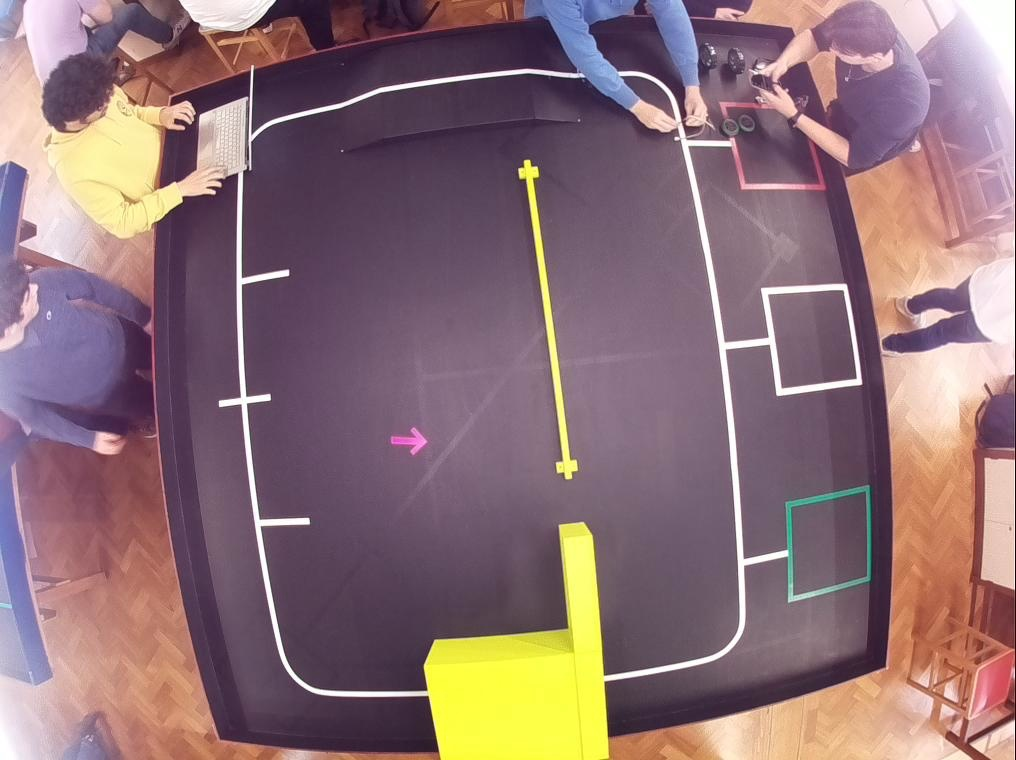
#> input picture 1_pink_arrow.jpg, 1016 x 760 px
$ python object_detection.py   (older library calls are emulated)
#> lines starting #> are read from the running program, lines starting #| are printed output that depends on the picture; after the words box and inside, x2 and y2 are one past the last pixel; in counts of white or black regions, pixels touching at a corner belong together
import cv2
from math import atan2, cos, sin, sqrt, pi
import numpy as np

DIM=(1016, 760)
K= np.array([[567.4130565572482, 0.0, 501.39791714355], [0.0, 567.3325405728447, 412.9039077874256], [0.0, 0.0, 1.0]])
D=np.array([[-0.05470334257497442], [-0.09142371384400942], [0.17966906821072895], [-0.08708720575337928]])

def undistort(img_path):
#> called with img_path = '1_pink_arrow.jpg'
    img = cv2.imread(img_path)
#> img is the input picture: shape (760, 1016, 3); mean B, G, R 117.7, 113, 140.6
    map1, map2 = cv2.fisheye.initUndistortRectifyMap(K, D, np.eye(3), K, DIM, cv2.CV_16SC2)
    undistorted_img = cv2.remap(img, map1, map2, interpolation=cv2.INTER_LINEAR, borderMode=cv2.BORDER_CONSTANT)
    return undistorted_img

def drawAxis(img, p_, q_, color, scale):
  p = list(p_)
  q = list(q_)

  ## [visualization1]
  angle = atan2(p[1] - q[1], p[0] - q[0]) # angle in radians
  hypotenuse = sqrt((p[1] - q[1]) * (p[1] - q[1]) + (p[0] - q[0]) * (p[0] - q[0]))

  # Here we lengthen the arrow by a factor of scale
  q[0] = p[0] - scale * hypotenuse * cos(angle)
  q[1] = p[1] - scale * hypotenuse * sin(angle)
  cv2.line(img, (int(p[0]), int(p[1])), (int(q[0]), int(q[1])), color, 3, cv2.LINE_AA)

  # create the arrow hooks
  p[0] = q[0] + 9 * cos(angle + pi / 4)
  p[1] = q[1] + 9 * sin(angle + pi / 4)
  cv2.line(img, (int(p[0]), int(p[1])), (int(q[0]), int(q[1])), color, 3, cv2.LINE_AA)

  p[0] = q[0] + 9 * cos(angle - pi / 4)
  p[1] = q[1] + 9 * sin(angle - pi / 4)
  cv2.line(img, (int(p[0]), int(p[1])), (int(q[0]), int(q[1])), color, 3, cv2.LINE_AA)
  ## [visualization1]

def getOrientation(pts, img):
  ## [pca]
  # Construct a buffer used by the pca analysis
  sz = len(pts)
  data_pts = np.empty((sz, 2), dtype=np.float64)
  for i in range(data_pts.shape[0]):
    data_pts[i,0] = pts[i,0,0]
    data_pts[i,1] = pts[i,0,1]

  # Perform PCA analysis
  mean = np.empty((0))
  mean, eigenvectors, eigenvalues = cv2.PCACompute2(data_pts, mean)

  # Store the center of the object
  cntr = (int(mean[0,0]), int(mean[0,1]))
  ## [pca]

  ## [visualization]
  # Draw the principal components
  cv2.circle(img, cntr, 3, (255, 0, 255), 2)
  p1 = (cntr[0] + 0.02 * eigenvectors[0,0] * eigenvalues[0,0], cntr[1] + 0.02 * eigenvectors[0,1] * eigenvalues[0,0])
  p2 = (cntr[0] - 0.02 * eigenvectors[1,0] * eigenvalues[1,0], cntr[1] - 0.02 * eigenvectors[1,1] * eigenvalues[1,0])
  drawAxis(img, cntr, p1, (255, 255, 0), 1)
  drawAxis(img, cntr, p2, (0, 0, 255), 5)

  angle = atan2(eigenvectors[0,1], eigenvectors[0,0]) # orientation in radians
  ## [visualization]

  # Label with the rotation angle
  label = "  Rotation Angle: " + str(-int(np.rad2deg(angle)) - 90) + " degrees"
  textbox = cv2.rectangle(img, (cntr[0], cntr[1]-25), (cntr[0] + 250, cntr[1] + 10), (255,255,255), -1)
  cv2.putText(img, label, (cntr[0], cntr[1]), cv2.FONT_HERSHEY_SIMPLEX, 0.5, (0,0,0), 1, cv2.LINE_AA)

  return angle

# Load the image
#img = cv2.imread("framecollection\9_IDP_TEST.jpg")
file_name = "1_pink_arrow.jpg"
#img = cv2.imread("white.jpg")
img = undistort(file_name)
# Was the image there?
if img is None:
  print("Error: File not found")
  exit(0)

cv2.imshow('Input Image', img)

# Convert image to grayscale
gray = cv2.cvtColor(img, cv2.COLOR_BGR2GRAY)
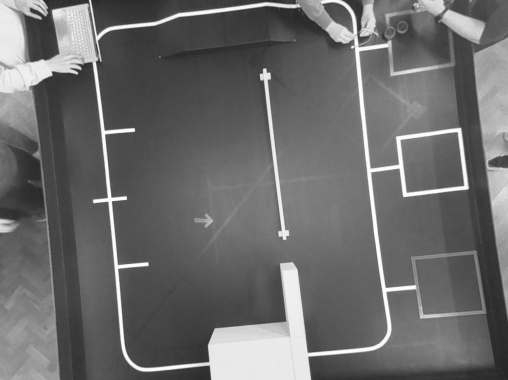
#> gray: shape (760, 1016) (shown at 1/2 size); min 33, max 255, mean 107.3

# Convert image to binary
_, bw = cv2.threshold(gray, 50, 255, cv2.THRESH_BINARY | cv2.THRESH_OTSU)
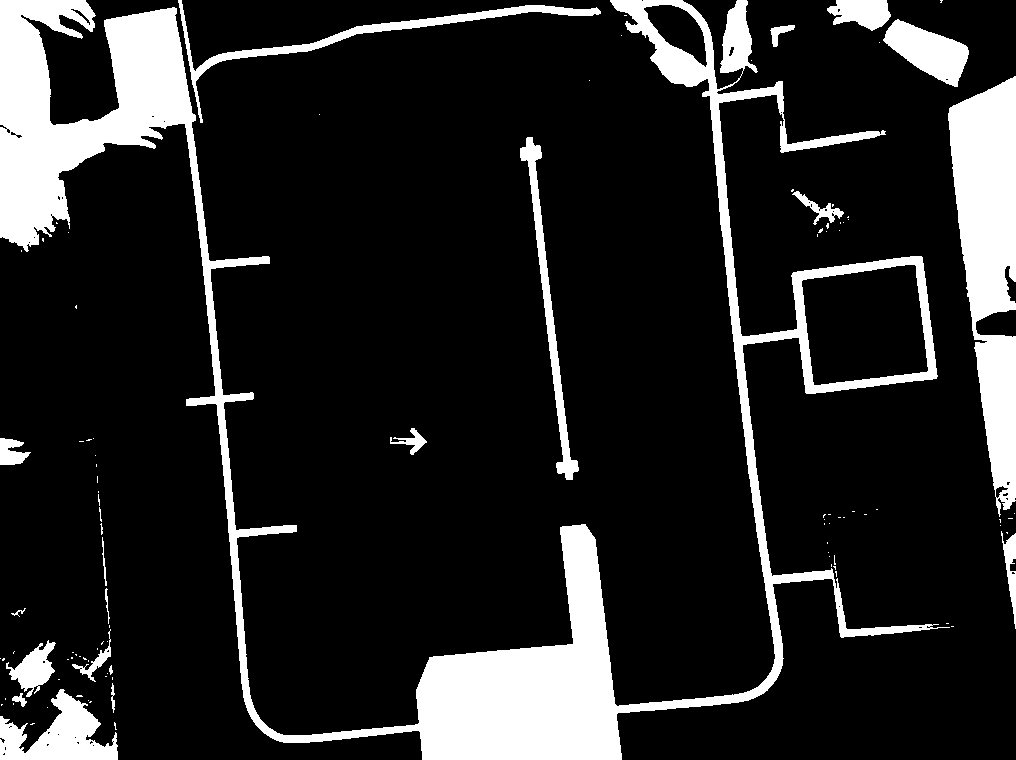
#> bw: shape (760, 1016); 15% white; 104 white regions (83 under 20 px)

# Find all the contours in the thresholded image
contours, _ = cv2.findContours(bw, cv2.RETR_LIST, cv2.CHAIN_APPROX_NONE)
#> contours = 150 contours, 127 with area under 20; largest, box (x1, y1, x2, y2) and area: (0, 0, 950, 760) 88350, (948, 76, 1016, 517) 17710, (801, 264, 929, 386) 12496, (0, 689, 118, 760) 4075, (178, 0, 601, 123) 3092

for i, c in enumerate(contours):

  # Calculate the area of each contour
  area = cv2.contourArea(c)

  # Ignore contours that are too small or too large
  if area < 3: #or 100000 < area:
    continue

  # Draw each contour only for visualisation purposes
  cv2.drawContours(img, contours, i, (0, 0, 255), 2)

  # Find the orientation of each shape
  getOrientation(c, img)
#> this loop made 150 passes
#> (area, sz in getOrientation, mean in getOrientation, eigenvectors in getOrientation, eigenvalues in getOrientation, p1 in getOrientation) on passes 22, 23, 46: (72, 44, [[19.64, 699.1]], [[0.849, 0.528], [-0.528, 0.849]], [18.26, 10.67], (19.31, 699.2)), (4075, 484, [[55.14, 735.3]], [[1, -0.00231], [0.00231, 1]], [1472.3, 411], (84.45, 734.9)), (1192, 228, [[32.07, 669.3]], [[-0.524, 0.852], [0.852, 0.524]], [332.3, 157], (28.52, 674.7))
#> pass 2, in getOrientation (call 2), `textbox = cv2.rectangle(img, (cntr[0], cntr[1]-25), (cntr[0] + 250, cn..`:
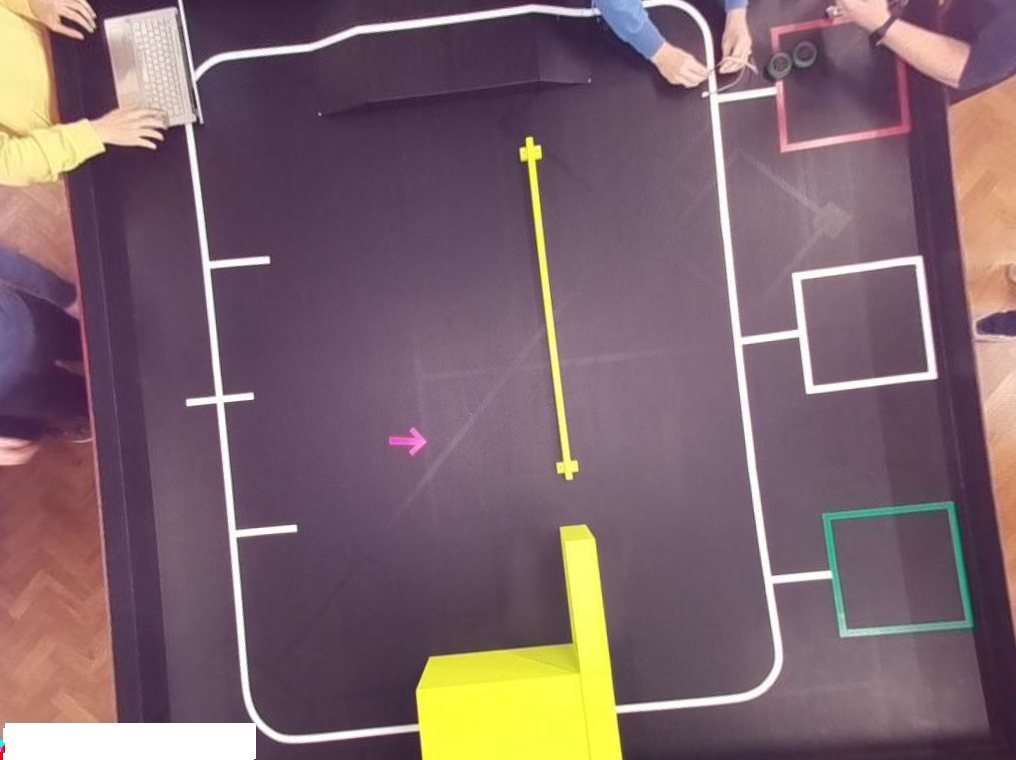
#> textbox: shape (760, 1016, 3); mean B, G, R 108.5, 101.1, 124.9
#> after the loop:
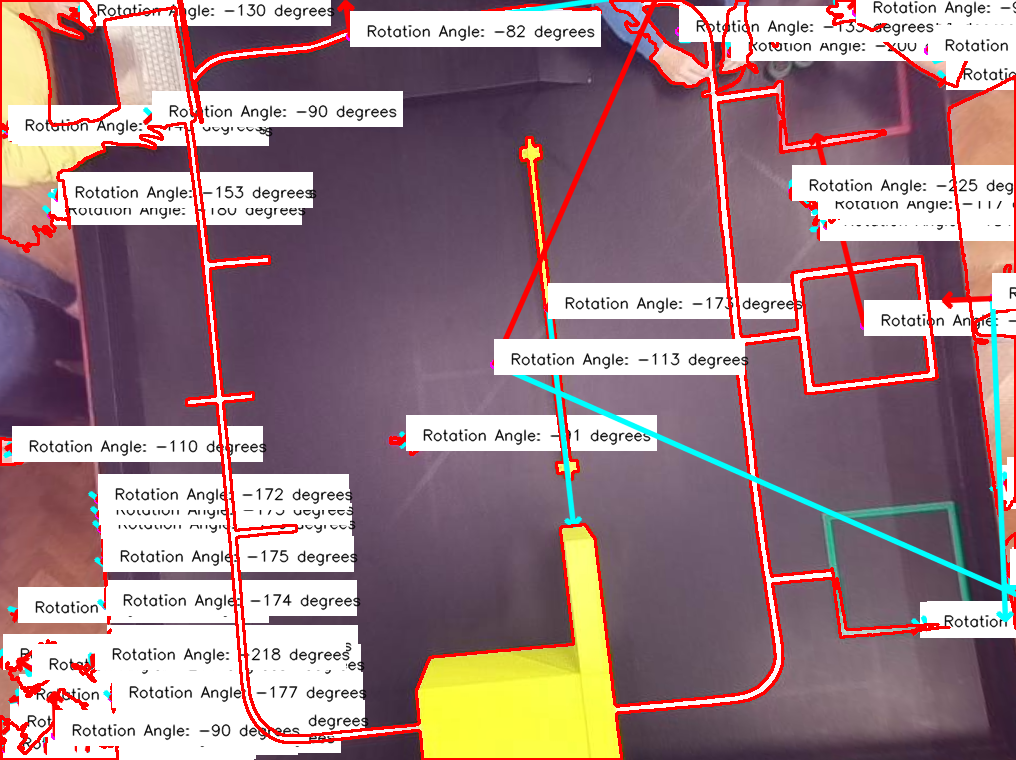
#> img: shape (760, 1016, 3); mean B, G, R 134, 129.5, 156.1

cv2.imshow('Output Image', img)
cv2.waitKey(0)
cv2.destroyAllWindows()

# Save the output image to the current directory
#cv.imwrite("output_img.jpg", img)

$ run again, with 9_IDP_TEST.jpg copied over 1_pink_arrow.jpg
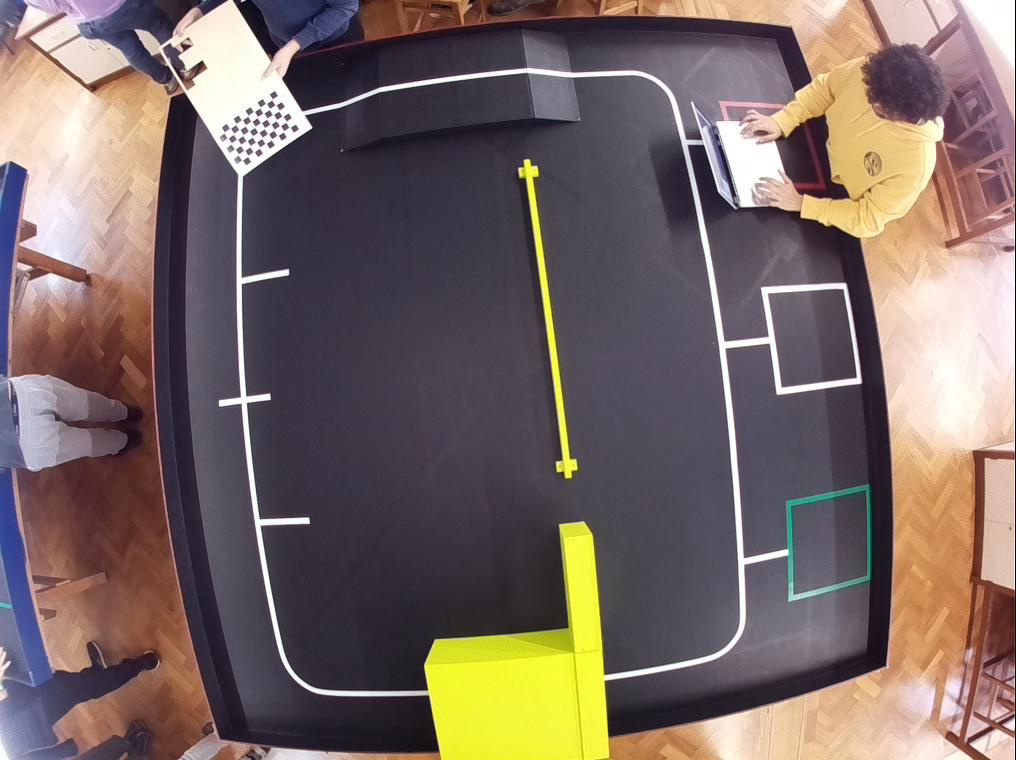
#> input picture 9_IDP_TEST.jpg, 1016 x 760 px
#> in undistort, img is the input picture: shape (760, 1016, 3); mean B, G, R 100.6, 104.9, 120.2
#> `_, bw = cv2.threshold(gray, 50, 255, cv2.THRESH_BINARY | cv2.THRESH_OT..`:
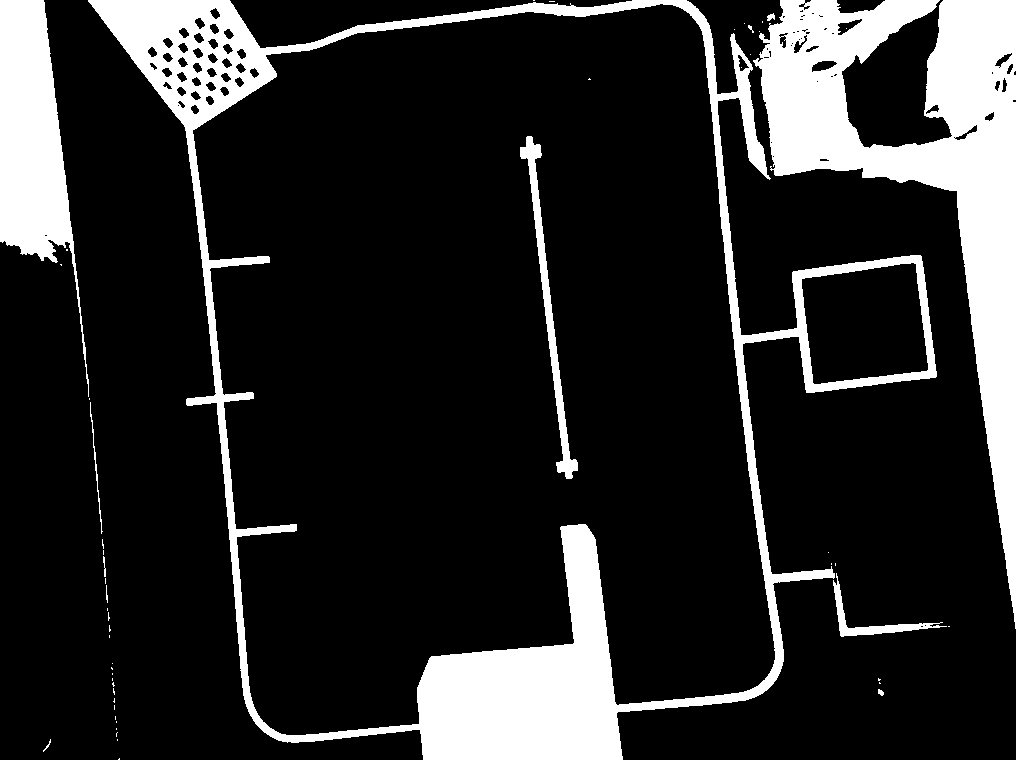
#> bw: shape (760, 1016); 16.8% white; 52 white regions (40 under 20 px)
#> contours = 140 contours, 78 with area under 20; largest, box (x1, y1, x2, y2) and area: (88, 0, 937, 760) 408610, (192, 3, 776, 736) 335115, (753, 0, 1016, 629) 47967, (0, 0, 89, 397) 14620, (801, 262, 929, 385) 12572
#> the loop `for i, c in enumerate(contours):` made 140 passes
#> (area, sz in getOrientation, mean in getOrientation, eigenvectors in getOrientation, eigenvalues in getOrientation, p1 in getOrientation) on passes 28, 38, 45: (869.5, 357, [[877.8, 618.2]], [[0.966, 0.257], [-0.257, 0.966]], [1555, 192.5], (907.1, 626)), (12572.5, 439, [[864.5, 323.6]], [[0.97, -0.242], [0.242, 0.97]], [2200.6, 1968], (906.7, 312.4)), (2494.5, 735, [[548.1, 307.3]], [[0.116, 0.993], [0.993, -0.116]], [10994.1, 18.06], (573.6, 525.4))
#> after the loop `for i, c in enumerate(contours):`:
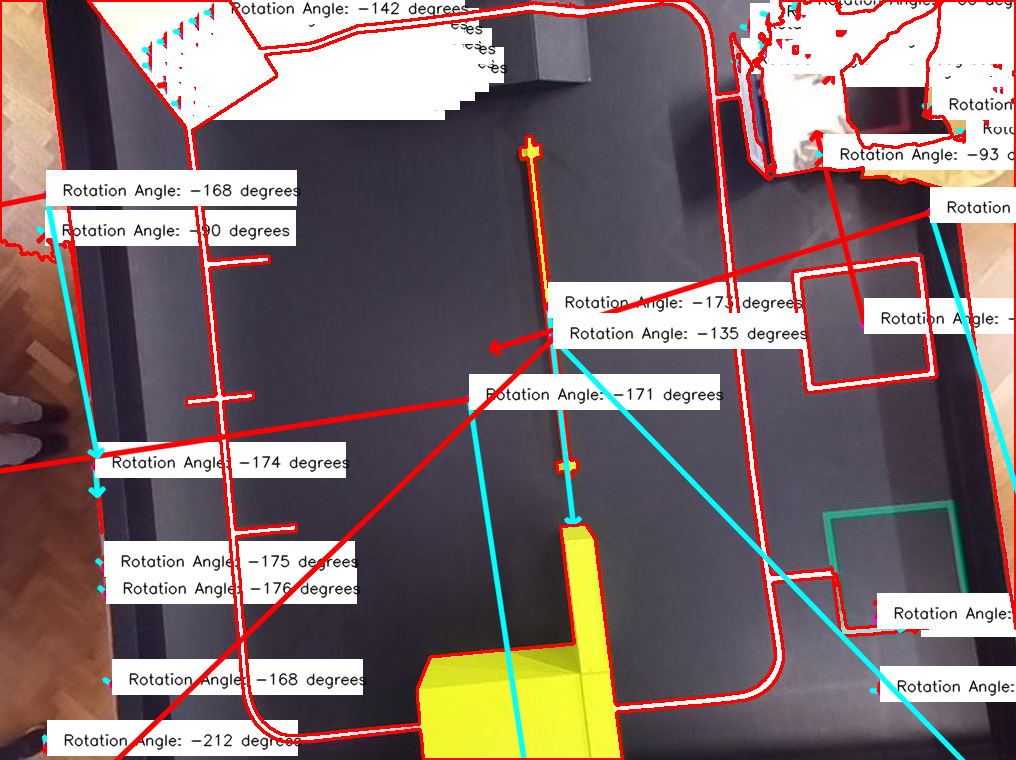
#> img: shape (760, 1016, 3); mean B, G, R 113.6, 114.1, 132
